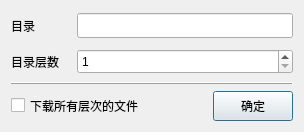
<?xml version="1.0" encoding="UTF-8"?>
<ui version="4.0">
 <class>DownloadDirDlg</class>
 <widget class="QDialog" name="DownloadDirDlg">
  <property name="geometry">
   <rect>
    <x>0</x>
    <y>0</y>
    <width>300</width>
    <height>132</height>
   </rect>
  </property>
  <property name="windowTitle">
   <string>目录下载</string>
  </property>
  <property name="styleSheet">
   <string notr="true">QWidget
{
	font-family:&quot;Microsoft Yahei&quot;;
}</string>
  </property>
  <layout class="QVBoxLayout" name="verticalLayout">
   <item>
    <widget class="QFrame" name="">
     <layout class="QHBoxLayout" name="horizontalLayout_2">
      <property name="margin">
       <number>0</number>
      </property>
      <item>
       <widget class="QLabel" name="label">
        <property name="minimumSize">
         <size>
          <width>60</width>
          <height>25</height>
         </size>
        </property>
        <property name="maximumSize">
         <size>
          <width>60</width>
          <height>16777215</height>
         </size>
        </property>
        <property name="text">
         <string>目录</string>
        </property>
       </widget>
      </item>
      <item>
       <widget class="QLineEdit" name="edtDir">
        <property name="minimumSize">
         <size>
          <width>216</width>
          <height>25</height>
         </size>
        </property>
        <property name="readOnly">
         <bool>true</bool>
        </property>
       </widget>
      </item>
     </layout>
    </widget>
   </item>
   <item>
    <widget class="QFrame" name="frmLevel">
     <property name="minimumSize">
      <size>
       <width>282</width>
       <height>0</height>
      </size>
     </property>
     <property name="maximumSize">
      <size>
       <width>282</width>
       <height>16777215</height>
      </size>
     </property>
     <layout class="QHBoxLayout" name="horizontalLayout_3">
      <property name="margin">
       <number>0</number>
      </property>
      <item>
       <widget class="QLabel" name="label_2">
        <property name="minimumSize">
         <size>
          <width>60</width>
          <height>25</height>
         </size>
        </property>
        <property name="maximumSize">
         <size>
          <width>60</width>
          <height>16777215</height>
         </size>
        </property>
        <property name="text">
         <string>目录层数</string>
        </property>
       </widget>
      </item>
      <item>
       <widget class="QSpinBox" name="spnLevel">
        <property name="minimumSize">
         <size>
          <width>100</width>
          <height>25</height>
         </size>
        </property>
        <property name="minimum">
         <number>1</number>
        </property>
       </widget>
      </item>
     </layout>
    </widget>
   </item>
   <item>
    <widget class="QFrame" name="frame">
     <property name="frameShape">
      <enum>QFrame::HLine</enum>
     </property>
     <property name="frameShadow">
      <enum>QFrame::Raised</enum>
     </property>
    </widget>
   </item>
   <item>
    <layout class="QHBoxLayout" name="horizontalLayout">
     <item>
      <widget class="QCheckBox" name="chkAllLevel">
       <property name="minimumSize">
        <size>
         <width>0</width>
         <height>25</height>
        </size>
       </property>
       <property name="text">
        <string>下载所有层次的文件</string>
       </property>
      </widget>
     </item>
     <item>
      <spacer name="horizontalSpacer">
       <property name="orientation">
        <enum>Qt::Horizontal</enum>
       </property>
       <property name="sizeHint" stdset="0">
        <size>
         <width>40</width>
         <height>20</height>
        </size>
       </property>
      </spacer>
     </item>
     <item>
      <widget class="QPushButton" name="btnOk">
       <property name="minimumSize">
        <size>
         <width>0</width>
         <height>30</height>
        </size>
       </property>
       <property name="text">
        <string>确定</string>
       </property>
      </widget>
     </item>
    </layout>
   </item>
  </layout>
 </widget>
 <layoutdefault spacing="6" margin="11"/>
 <resources/>
 <connections/>
</ui>
